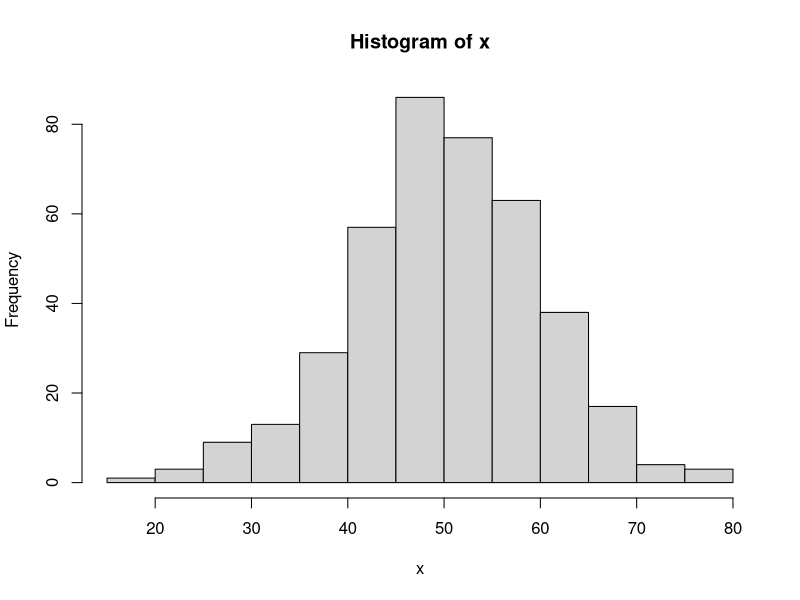
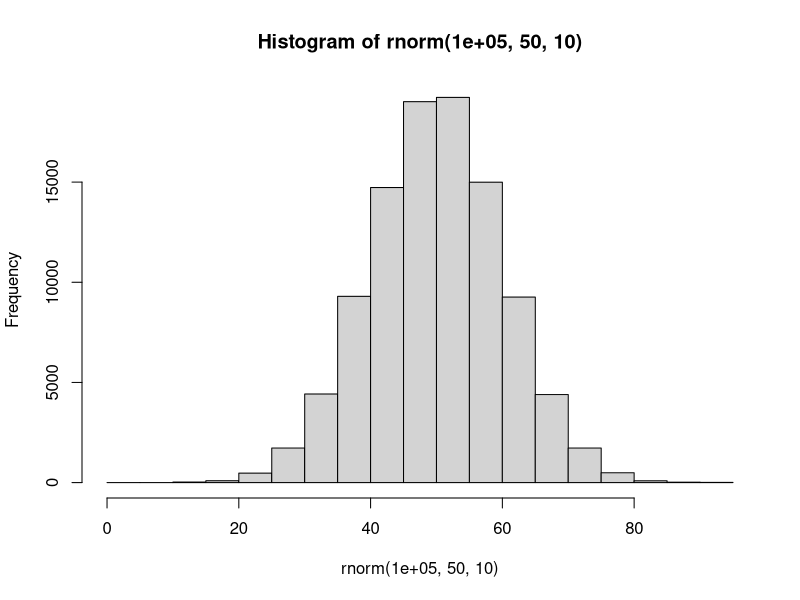
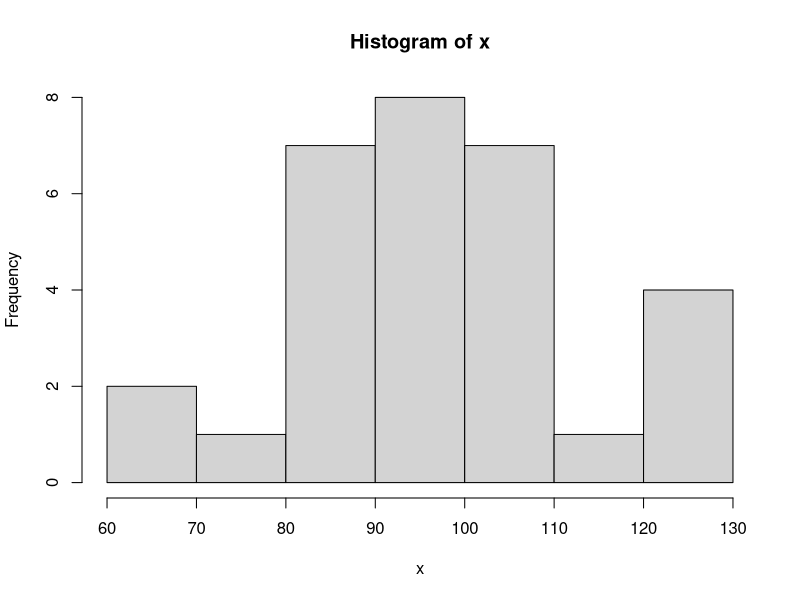

Recreate these plots in R, in order.
#Standard Normal Distribution
#Z~N(0,1)

#P(Z<z):0.75?
qnorm(0.75) #0.6744898
pnorm(0.6744898) #0.75

#P(Z>z):0.9?
qnorm(1-0.9)
qnorm(0.9, lower.tail = F)

#P(a < z < 1.5):0.7 --> a:?
pnorm(1.5)
0.9331928 - 0.7
a<-qnorm(0.2331928) #a:-0.7283725
pnorm(1.5)-pnorm(-0.7283725)

#P(μ-a < z <μ+a):0.8 --> a:?
qnorm(0.5-0.8/2) #a:1.281552
qnorm(0.8+(1-0.8)/2)

#P(Z<z):0.025 --> z:?
qnorm(0.025) #z:-1.959964
pnorm(-1.959964)

#rnorm
rnorm(4,mean=0,sd=1)
x<- rnorm(400,50,10)
hist(x)

hist(rnorm(1E5,50,10))

set.seed(13)
rnorm(10)
rnorm(10)

x<-rnorm(30,100,16)
hist(x)
z<-(x-100)/16
x
z

scale(x)
(x-mean(x))/sd(x)
